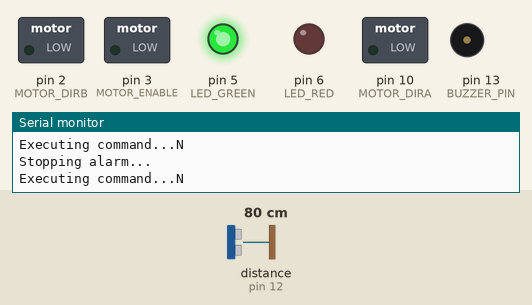
This sketch was run on a simulated Arduino Uno, built with avr-gcc and run on an emulated ATmega328P. Parts: switched loads named in the sketch (green lamp = pin HIGH), output pins drawn as LEDs (lit = HIGH), buzzer (waves = sounding, pin HIGH), the last lines printed to the serial monitor. Inputs (shaded band) come from the test bench; at power-on: distance to the obstacle (sensor on pin 12) 80 cm. The echo pulse lasts 58.3 µs per cm.

Above: at 1.2 s.
1.3 s: distance to the obstacle (sensor on pin 12) set to 12 cm
2.8 s: distance to the obstacle (sensor on pin 12) set to 9 cm
At 3.6 s:
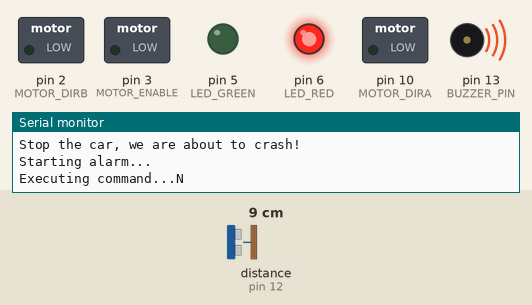
4.4 s: distance to the obstacle (sensor on pin 12) set to 35 cm
At 5.3 s:
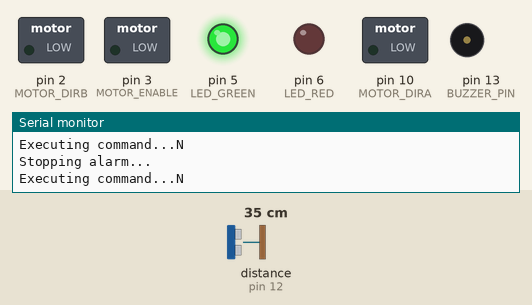
6.1 s: distance to the obstacle (sensor on pin 12) set to 2 cm
At 7.1 s:
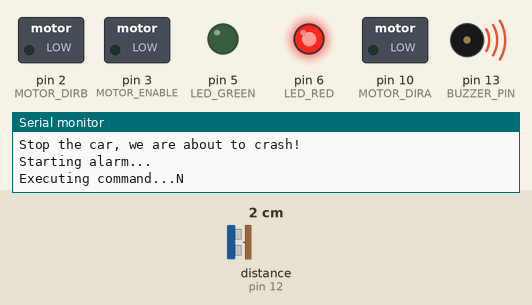
Timing chart, 0 to 8.7 s (numbered marks = the images above; inputs shaded):
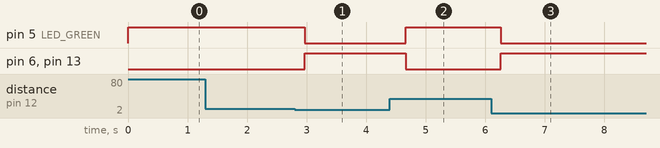

Measured:
- the behaviour switches between 11 and 10 cm on distance to the obstacle (sensor on pin 12) (found by bisection; images 0 and 1)
- after the input at 2.8 s, pin 5 (LED_GREEN): HIGH → LOW after 0.17 s; pin 6 (LED_RED), pin 13 (BUZZER_PIN): LOW → HIGH after 0.17 s
- after the input at 4.4 s, pin 5 (LED_GREEN): LOW → HIGH after 0.27 s; pin 6 (LED_RED), pin 13 (BUZZER_PIN): HIGH → LOW after 0.27 s
- after the input at 6.1 s, pin 5 (LED_GREEN): HIGH → LOW after 0.16 s; pin 6 (LED_RED), pin 13 (BUZZER_PIN): LOW → HIGH after 0.16 s

The sketch:

car.ino
```cpp
//www.elegoo.com
//2016.12.08

// libaries
/* Libraries */
// Sonar sensor
#include "SR04.h"
// Bluetooth Serial
#include <SoftwareSerial.h>

/* Pins */
// Sonar sensor
#define TRIG_PIN 12
#define ECHO_PIN 11
// Active buzzer
#define BUZZER_PIN 13
// LED
// #define LED_BLUE 3 // => currently not connected
#define LED_GREEN 5 // => waiting for data
#define LED_RED 6 // => error / warning
// Bluetooth
#define RECEIVE_PIN 9
#define TRANSMIT_PIN 8
// Motor Left
#define MOTOR_ENABLE 3
#define MOTOR_DIRA 10
#define MOTOR_DIRB 2


// Note: Everything below 10cm becomes very inaccurate. Below 5cm almost never works. We use 10cm to be safe!
#define SAFETY_DISTANCE 10

// Possible Commands
#define FORWARDS 'W'
#define BACKWARDS 'S'
#define STOP 'Q'
#define NOOP 'N'

// Setup sonar sensor interface
SR04 sr04 = SR04(ECHO_PIN,TRIG_PIN);

// Serial Bluetooth
SoftwareSerial SerialBt(TRANSMIT_PIN, RECEIVE_PIN);

// Can be FORWARDS | BACKWARDS | STOP | NOOP
char nextCommand = NOOP;

/*
 * soundAlarm triggers the active buzzer
 */
void soundAlarm() {
  Serial.println("Starting alarm...");
  digitalWrite(BUZZER_PIN, HIGH);
}

/*
 * soundAlarm silences the active buzzer
 */
void soundSilence() {
  Serial.println("Stopping alarm...");
  digitalWrite(BUZZER_PIN, LOW);
}

/*
 * setLED can be called to set the LED into a state
 * Param red, green, and blue are color values between 0 and 255
 */
void setLED(int red, int green, int blue) {
  if(red < 0 || red > 255 || green < 0 || green > 255 || blue < 0 || blue > 255) {
    Serial.println("Error! Not a valid LED color value");
    return;
  }
  // Serial.println("Switching color of LED...");
  analogWrite(LED_RED, red);
  analogWrite(LED_GREEN, green);
  // analogWrite(LED_BLUE, blue);
}

void setupLED() {
  Serial.println("Setting up LED...");
  pinMode(LED_RED, OUTPUT);
  pinMode(LED_GREEN, OUTPUT);
  // pinMode(LED_BLUE, OUTPUT);
  digitalWrite(LED_RED, HIGH);
  digitalWrite(LED_GREEN, LOW);
  // digitalWrite(LED_BLUE, LOW);
}

void setupMotor() {
  Serial.println("Setting up motor...");
  pinMode(MOTOR_ENABLE,OUTPUT);
  pinMode(MOTOR_DIRA,OUTPUT);
  pinMode(MOTOR_DIRB,OUTPUT);
}

void driveTest() {
  //---back and forth example
  Serial.println("One way, then reverse");
  digitalWrite(MOTOR_ENABLE,HIGH); // enable on
  for (int i=0;i<5;i++) {
    digitalWrite(MOTOR_DIRA,HIGH); //one way
    digitalWrite(MOTOR_DIRB,LOW);
    delay(500);
    digitalWrite(MOTOR_DIRA,LOW);  //reverse
    digitalWrite(MOTOR_DIRB,HIGH);
    delay(500);
  }
  digitalWrite(MOTOR_ENABLE,LOW); // disable
  delay(2000);

  Serial.println("fast Slow example");
  //---fast/slow stop example
  digitalWrite(MOTOR_ENABLE,HIGH); //enable on
  digitalWrite(MOTOR_DIRA,HIGH); //one way
  digitalWrite(MOTOR_DIRB,LOW);
  delay(3000);
  digitalWrite(MOTOR_ENABLE,LOW); //slow stop
  delay(1000);
  digitalWrite(MOTOR_ENABLE,HIGH); //enable on
  digitalWrite(MOTOR_DIRA,LOW); //one way
  digitalWrite(MOTOR_DIRB,HIGH);
  delay(3000);
  digitalWrite(MOTOR_DIRA,LOW); //fast stop
  delay(2000);

  Serial.println("PWM full then slow");
  //---PWM example, full speed then slow
  analogWrite(MOTOR_ENABLE,255); //enable on
  digitalWrite(MOTOR_DIRA,HIGH); //one way
  digitalWrite(MOTOR_DIRB,LOW);
  delay(2000);
  analogWrite(MOTOR_ENABLE,180); //half speed
  delay(2000);
  analogWrite(MOTOR_ENABLE,128); //half speed
  delay(2000);
  analogWrite(MOTOR_ENABLE,50); //half speed
  delay(2000);
  analogWrite(MOTOR_ENABLE,128); //half speed
  delay(2000);
  analogWrite(MOTOR_ENABLE,180); //half speed
  delay(2000);
  analogWrite(MOTOR_ENABLE,255); //half speed
  delay(2000);
  digitalWrite(MOTOR_ENABLE,LOW); //all done
  delay(10000);
}

void driveBackwards() {
  Serial.println("Driving backwards...");
  digitalWrite(MOTOR_ENABLE,HIGH);
  digitalWrite(MOTOR_DIRA,HIGH);
  digitalWrite(MOTOR_DIRB,LOW);
}

void driveForwards() {
  Serial.println("Driving forwards...");
  digitalWrite(MOTOR_ENABLE,HIGH);
  digitalWrite(MOTOR_DIRA,LOW);
  digitalWrite(MOTOR_DIRB,HIGH);
}

void stopDriving() {
  Serial.println("Stop driving...");
  digitalWrite(MOTOR_ENABLE,LOW);
}

/*
 * executeCommand takes the next global command and executes it
 */
void executeCommand() {
  Serial.print("Executing command...");
  Serial.println(nextCommand);
  if(nextCommand == FORWARDS) {
    driveForwards();
  } else if(nextCommand == BACKWARDS) {
    driveBackwards();
  } else if(nextCommand == STOP) {
    stopDriving();
    nextCommand = NOOP;
  }
}


/*
 * monitorEnvironment monitors the environment using the sonar sensor
 * The function sounds alarm and stops the car if we are about to collide with an object
 */
int lastDistance = 0;
void monitorEnvironment() {
  // Serial.println("Monitoring environment...");
  long sonarDistance = sr04.Distance();
  if(sonarDistance != lastDistance) {
    Serial.print(sonarDistance);
    Serial.println("cm");
    lastDistance = sonarDistance;
  }
  if(sonarDistance <= SAFETY_DISTANCE) {
    Serial.println("Stop the car, we are about to crash!");
    soundAlarm();
    setLED(255, 0, 0);
    if(nextCommand == FORWARDS) {
      // the security feature: stop if forward and about to crash
      nextCommand = STOP;
    }
  } else {
    soundSilence();
    setLED(0, 255, 0);
  }
}

/*
 * Note: The default password for the bluetooth connection is 1234
 */
String msg = "";
bool receivedMessage = false;
void monitorBluetooth() {
  // Serial.println("Monitoring for bluetooth messages...");
  while (SerialBt.available()) {
    // Read the incoming data
    char value = SerialBt.read();
    msg = msg + value;
    if(msg[msg.length() - 1] == '\n' && msg[msg.length() - 2] == '\r') {
        receivedMessage = true;
        Serial.print("Received new message from bluetooth module: ");
        Serial.println(msg);
        if(msg[0] == FORWARDS || msg[0] == BACKWARDS || msg[0] == STOP) {
          nextCommand = msg[0];
        }
        msg = "";
     }
  }
}

/*
 * writeCmdToBluetoothModule writes one AT command to the connected Bluetooth module.
 */
void writeCmdToBluetoothModule(String cmdInput) {
  Serial.println("Writing command to bluetooth module...");
  if(cmdInput[cmdInput.length() - 1] == '\n' && cmdInput[cmdInput.length() - 2] == '\r') {
    Serial.print("Writing cmd to bluetooth module: ");
    Serial.println(cmdInput);
    char * hmacKey = new char [cmdInput.length() + 1];
    strcpy (hmacKey, cmdInput.c_str());
    SerialBt.write(hmacKey);
  } else {
    Serial.println("Error: cmdInput has no ending CR+LF");
  }
}

/*
 * transmitCmdsToBluetoothDevice can be included in the loop function
 * Once included, you can send AT commands to the connected Bluetooth module.
 * Note: Make sure to select "Both NL & CR" and 9600 baud
 */
String cmdInput = "";
void transmitCmdsToBluetoothDevice() {
  Serial.println("Transmitting commands to bluetooth device...");
  while (Serial.available()) {
    char next = Serial.read();
    cmdInput = cmdInput + next;
    if(cmdInput[cmdInput.length() - 1] == '\n' && cmdInput[cmdInput.length() - 2] == '\r') {
      Serial.println(cmdInput);
      writeCmdToBluetoothModule(cmdInput);
      cmdInput = "";
    }
  }
}

/*
 * initBluetoothModule writes required AT commands with values to the connected Bluetooth module.
 * The function writes one command per loop iteration to ensure that we receive a reply before we write the next one
 */
int cmdCount = 0;
void initBluetoothModule() {
  Serial.println("Installing bluetooth module state...");
  if(cmdCount == 0) {
    receivedMessage = false;
    writeCmdToBluetoothModule("AT\r\n");
    cmdCount = cmdCount + 1;
  } else if(receivedMessage && cmdCount == 1) {
    receivedMessage = false;
    writeCmdToBluetoothModule("AT+NAME\r\n");
    cmdCount = cmdCount + 1;
  } else if(receivedMessage && cmdCount == 2) {
    receivedMessage = false;
    writeCmdToBluetoothModule("AT+NAMECarCtrl\r\n"); // set module name to "CarCtrl"
    cmdCount = cmdCount + 1;
  } else if(receivedMessage && cmdCount == 3) {
    receivedMessage = false;
    writeCmdToBluetoothModule("AT+UUID0xFFE0\r\n"); // set service UUID as 0xFFE0
    cmdCount = cmdCount + 1;
  } else if(receivedMessage && cmdCount == 4) {
    receivedMessage = false;
    writeCmdToBluetoothModule("AT+CHAR0xFFE1\r\n"); // set characteristic UUID as 0xFFE1
    cmdCount = cmdCount + 1;
  } else if(receivedMessage && cmdCount == 5) {
    receivedMessage = false;
    writeCmdToBluetoothModule("AT+PIN\r\n"); // reading pin
    cmdCount = cmdCount + 1;
  } else if(receivedMessage && cmdCount == 6) {
    receivedMessage = false;
    writeCmdToBluetoothModule("AT+PIN123456\r\n"); // set pin to 123456
    cmdCount = cmdCount + 1;
  }
}

void setup() {
  Serial.println("Setting up...");
  Serial.begin(9600);  //Sets the data rate in bits per second (baud) for serial data transmission
  SerialBt.begin(9600); // Sets the data rate in bits per second (baud) for the Bluetooth serial data transmission
  pinMode(BUZZER_PIN, OUTPUT); //initialize the buzzer pin as an output
  setupLED(); // initialize the LED
  setupMotor(); // initialize the Motor
  setLED(0, 255, 0);
}

void loop() {
  // Serial.println("Looping...");
  monitorBluetooth();
  delay(200);
  monitorEnvironment();
  //initBluetoothModule();
  //transmitCmdsToBluetoothDevice();
  executeCommand();
  //driveTest();
}
```
